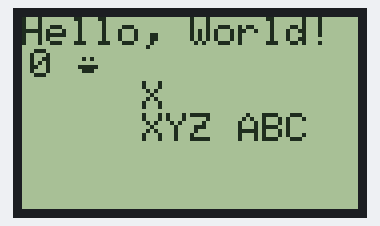
Recording of a sketch running on a simulated Arduino Uno, built with avr-gcc and run on an emulated ATmega328P. On the bench: 84×48 one-colour display. What the sketch prints to the serial monitor is not drawn.

Above: at 0.1 s.
At 4.7 s:
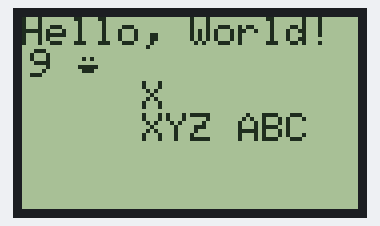
At 9.9 s:
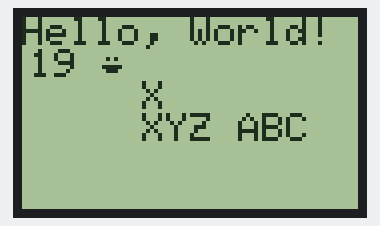
At 19.7 s:
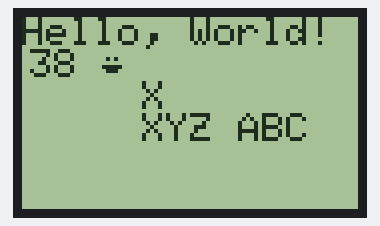
At 29.5 s:
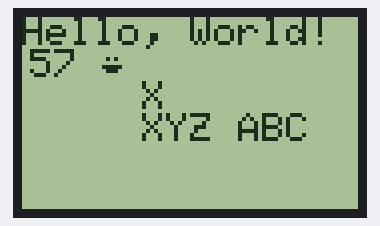
At 39.3 s:
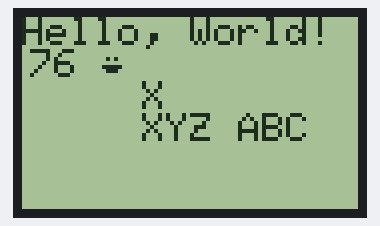

Measured:
- what the display in image 1 shows lasts 0.5 s, from 4.7 s to 5.2 s

The sketch:

LCD_Nokia.ino
```cpp
// (licence header left out)
/*

cbm notes:

I modded the PCD8544 library and the SD library according to
http://arduino.cc/forum/index.php?topic=53843.0
in order to be able to run SD and the Nokia simultaneously
and harmoniously.

The mods consisted of slowing down SD from half speed to quarter speed to avoid outpacing
the Nokia, and modding PCD8544 to use hardware output rather than software output.

*/

/*
 * To use this sketch, connect the eight pins from your LCD thus:
 *
 * Pin 1 -> +3.3V (rightmost, when facing the display head-on)
 * Pin 2 -> Arduino digital pin 3
 * Pin 3 -> Arduino digital pin 4
 * Pin 4 -> Arduino digital pin 5
 * Pin 5 -> Arduino digital pin 7
 * Pin 6 -> Ground
 * Pin 7 -> 10uF capacitor -> Ground
 * Pin 8 -> Arduino digital pin 6
 *
 * Since these LCDs are +3.3V devices, you have to add extra components to
 * connect it to the digital pins of the Arduino (not necessary if you are
 * using a 3.3V variant of the Arduino, such as Sparkfun's Arduino Pro).

 * According to this web page <http://www.avdweb.nl/arduino/hardware-interfacing/nokia-5110-lcd.html>
 *
 *   one can drive the Nokia with 5V. Here is the setup:
 *
 *    Pin 1 -> +5V (rightmost, when facing the display head-on) (VCC)
 *    Pin 2 -> Ground
 *    Pin 3 -> 10uF capacitor (SCE - chip select)
 *    Pin 4 -> RST reset
 *    Pin 5 -> D/C data/command
 *    Pin 6 -> DN/MOSI master out slave in
 *    Pin 7 -> SCLK clock
 *    Pin 8 -> LED backlight

 */

// #include <SD.h>            // secure digital card for logging (SPI)
#include <PCD8544.h>

#define BAUDRATE 115200

#define pdNOKIA_RST  7
#define pdNOKIA_DC   5
#define pdNOKIA_DN   4
#define pdNOKIA_SCLK 3
#define pdNOKIA_CS   6

// A custom glyph (a smiley)...
static const byte glyph[] = { B00010000, B00110100, B00110000, B00110100, B00010000 };

static PCD8544 lcd ( pdNOKIA_SCLK, pdNOKIA_DN, pdNOKIA_DC, pdNOKIA_RST, pdNOKIA_CS );


void setup() {
  /*
  #define pdDCS_SD      10
  pinMode(pdDCS_SD, OUTPUT);
  // see if the card is present and can be initialized:
  SD.begin(pdDCS_SD);
  */

  Serial.begin (BAUDRATE);

  Serial.println ("Ready");

  // PCD8544-compatible displays may have a different resolution...
  lcd.begin(84, 48);
  Serial.println (1);

  // Add the smiley to position "0" of the ASCII table...
  lcd.createChar(0, glyph);
  Serial.println (2);

  // findBestContrast(20, 100);
  Serial.println (3);
}


void loop() {
  // Just to show the program is alive...
  static int counter = 0;

  // Write a piece of text on the first line...
  lcd.setCursor(0, 0);
  lcd.print("Hello, World!");

  // Write the counter on the second line...
  lcd.setCursor(2, 1);
  lcd.print(counter, DEC);
  lcd.write(' ');
  lcd.write(0);  // write the smiley

  // Try random access
  lcd.setCursor(6*5,2);
  lcd.write('X');
  lcd.setCursor(6*5,3);
  lcd.print("XYZ");
  lcd.print(" ABC");

  delay(500);
  counter++;
}

/*
void findBestContrast(int contrastMin, int contrastMax) {
  for(unsigned char contrast = contrastMin; contrast <= contrastMax; contrast++) {
    lcd.clear();
    lcd.setContrast(contrast);
    lcd.print ("Lorem ipsum dolor sit amet, consectetur adipisicing elit, sed do eiusmod tempor ");
    lcd.print (contrast);
    Serial.println (contrast);
    delay(100);
  }
}

*/

/* EOF - HelloWorld.ino */
```
